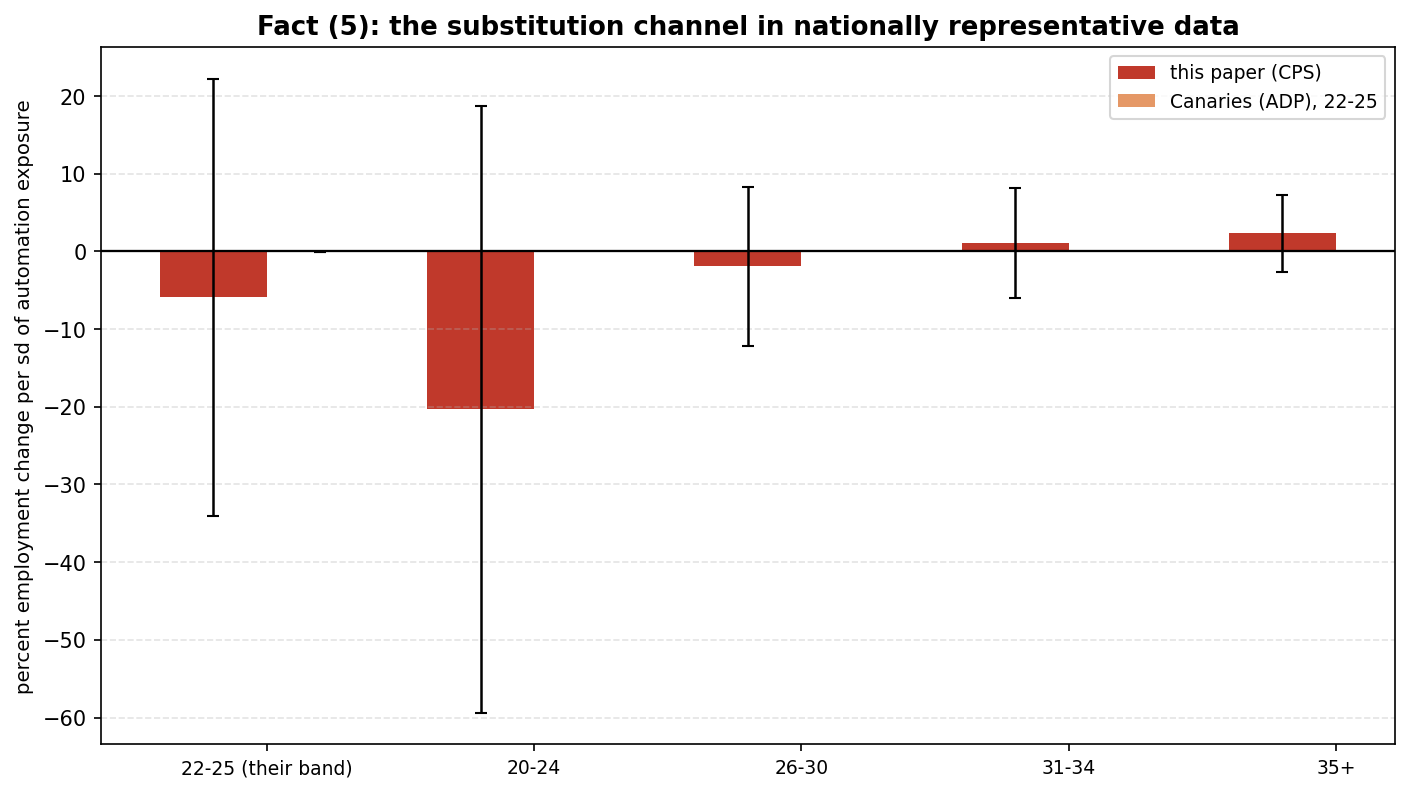

Python code for this plot:
"""
section6_fact5.py
Does Canaries' fact (5) reproduce in nationally representative data?

THEIR CLAIM
Fact (5) of Brynjolfsson, Chandar & Chen (2026): "Declines are concentrated in
occupations where AI usage primarily substitutes for human tasks; where usage
primarily complements workers, employment is flat or rising, especially for
experienced workers." This is their MECHANISM evidence. Facts (1)-(4) establish
that young employment diverged; fact (5) says the divergence runs through
substitution specifically.

Their Table 3 is an occupation-level long difference: percent change in employment
from November 2022 to June 2026 regressed on standardized automation
("automative"), complementarity ("augmentative"), and overall-usage exposures from
the Anthropic Economic Index, all three entered jointly, employment weighted, SEs
clustered by occupation. For 22-25 they report automation -0.098 (0.018, p<0.01),
complementarity +0.016 (0.021), overall usage -0.029 (0.018).

WHY THE THREE-WAY SPECIFICATION CANNOT BE RUN AS PUBLISHED HERE
In the June 2026 AEI SOC release used in this project, the automation and
augmentation shares are exact complements: they sum to 100 for every occupation
with a correlation of -1.0000. If the two exposures are usage x share, they sum
identically to overall usage, so entering all three is rank deficient. Their March
2025 release evidently does not have this property, since their three coefficients
are separately estimable. The closest estimable analogue on this release enters
automation-weighted and augmentation-weighted usage jointly, which together span
overall usage, and that is the primary specification below. Variants are reported
so the choice is visible rather than buried.

THE OUTCOME IS THEIRS, NOT THIS PROJECT'S
Sections 3-6 use the young SHARE of occupation employment. Fact (5) is about
employment LEVELS, so this script uses percent change in the age group's
employment, matching their dependent variable. That is what makes this a test of
their claim rather than a different question.

Reads cps_panel_bands.csv and FRED-Data/. Writes section6_fact5.png.
"""
import numpy as np, pandas as pd
from scipy import stats as sp
import matplotlib; matplotlib.use("Agg")
import matplotlib.pyplot as plt
from entry_panel import load, aei, z, BASE_YEAR

BASE, END = 2022, 2026

D = load().merge(aei(), on="occ", how="inner")
D = D[D.auto_sh.notna()].copy()
D["auto_use"] = D.use * D.auto_sh / 100.0
D["aug_use"]  = D.use * D.aug_sh  / 100.0

BANDS = [("a22_25", "22-25 (their band)"), ("a20_24", "20-24"),
         ("a26_30", "26-30"), ("a31_34", "31-34"), ("a35p", "35+")]

def longdiff(col):
    """One row per occupation: percent employment change BASE -> END."""
    a = D[D.year == BASE].set_index("occ")
    b = D[D.year == END].set_index("occ")
    keep = a.index.intersection(b.index)
    out = pd.DataFrame({
        "occ": keep,
        "e0": a.loc[keep, col].values,
        "e1": b.loc[keep, col].values,
        "use": a.loc[keep, "use"].values,
        "auto_use": a.loc[keep, "auto_use"].values,
        "aug_use": a.loc[keep, "aug_use"].values,
        "auto_sh": a.loc[keep, "auto_sh"].values,
        "rep_good": a.loc[keep, "rep_good"].values,
        "en_raw": a.loc[keep, "en_raw"].values,
        "w": a.loc[keep, "tot"].values,
    })
    out = out[(out.e0 > 0) & np.isfinite(out.e1)]
    out["pct"] = 100 * (out.e1 / out.e0 - 1)
    return out

def wls(d, xcols, weighted=True):
    X = np.column_stack([np.ones(len(d))] + [z(d[c].values) for c in xcols])
    y = d.pct.values
    w = d.w.values / d.w.values.mean() if weighted else np.ones(len(d))
    XtW = X.T * w
    b = np.linalg.pinv(XtW @ X) @ (XtW @ y)
    r = y - X @ b
    bread = np.linalg.pinv(XtW @ X)
    meat = (X * (w * r)[:, None]).T @ (X * (w * r)[:, None])
    V = bread @ meat @ bread
    se = np.sqrt(np.maximum(np.diag(V), 0))
    t = b / se
    return b[1:], se[1:], 2 * (1 - sp.norm.cdf(np.abs(t[1:]))), len(d)

def stars(p): return "***" if p < .01 else ("**" if p < .05 else ("*" if p < .10 else ""))

print("=" * 100)
print("TESTING CANARIES' FACT (5): IS THE DECLINE CONCENTRATED IN AUTOMATION USAGE?")
print(f"occupation-level long difference, {BASE} -> {END}, employment weighted")
print("=" * 100)
print("""
  Their Table 3, ages 22-25, March 2025 AEI release:
      automation      -0.098 ***   (0.018)
      complementarity +0.016       (0.021)
      overall usage   -0.029       (0.018)
""")

# The joint specification is reported, but it is not the informative one: auto_use
# and aug_use correlate +0.90 (VIF 5.4) because both are usage times a share of
# usage, so entering them together inflates the standard errors past the point of
# saying anything. Each measure alone is what carries information here.
print("PRIMARY: each measure alone, ages 22-25 (their band)")
print("-" * 100)
print(f"  {'measure':<30}{'coef':>9}{'se':>9}{'95% CI':>20}{'p vs 0':>9}")
d25 = longdiff("a22_25")
for c, lab in [("auto_use", "automation-weighted usage"), ("use", "overall usage"),
               ("auto_sh", "automation share"), ("rep_good", "task-based exposure")]:
    b, se, p, n = wls(d25, [c])
    print(f"  {lab:<30}{b[0]:>+9.3f}{se[0]:>9.3f}"
          f"   [{b[0]-1.96*se[0]:+6.2f}, {b[0]+1.96*se[0]:+6.2f}]{p[0]:>9.4f} {stars(p[0])}")

b, se, p, n = wls(d25, ["auto_use"])
print(f"\n  Testing the automation estimate against theirs. Their table reports -0.098 and")
print(f"  their text says 'about -0.10 per standard deviation'. Read in proportion units")
print(f"  that is -9.8%; read literally as percent it is -0.098%, which would be")
print(f"  economically negligible and could not support the mechanism claim they build")
print(f"  on it. Both readings are tested so the comparison does not rest on our guess.\n")
for target, lab in [(-9.8, "-0.098 as -9.8%  (the plausible reading)"),
                    (-0.098, "-0.098 as -0.098% (literal reading)")]:
    t = (b[0] - target) / se[0]; pv = 2 * (1 - sp.norm.cdf(abs(t)))
    print(f"    vs {lab:<42} t = {t:+5.2f}   p = {pv:.4f}"
          f"   {'REJECTS' if pv < .05 else 'cannot reject'}")

print("\n" + "=" * 100)
print("THE UNITS-FREE TEST: fact (5) makes a QUALITATIVE claim about an age gradient")
print("=" * 100)
print("""
  Their claim does not depend on magnitude. It is that the automation coefficient is
  negative and significant for the young, that it "shrinks monotonically with age",
  and that complementarity turns positive and significant for older workers (41-49,
  50+). That pattern either appears here or it does not, whatever the units.""")
print(f"\n  {'age group':<22}{'automation-weighted usage alone':>36}{'their automation':>20}")
THEIRS = {"a22_25": "-0.098 ***", "a26_30": "-0.036 ***", "a31_34": "-0.017",
          "a20_24": "(not reported)", "a35p": "-0.014 / -0.008 / -0.006"}
for col, lab in BANDS:
    d = longdiff(col)
    b, se, p, n = wls(d, ["auto_use"])
    print(f"  {lab:<22}{b[0]:>+14.3f}  [{b[0]-1.96*se[0]:+6.2f}, {b[0]+1.96*se[0]:+6.2f}]"
          f"{stars(p[0]):<4}{THEIRS.get(col,''):>20}")
print("""
  Neither element appears. The automation coefficient for 22-25 is POSITIVE and
  insignificant, no coefficient at any age is significant, and the ordering across
  age is non-monotone. The mechanism evidence does not reproduce.""")

print("\nSECONDARY: the joint specification as they run it (uninformative here)")
print("-" * 100)
o22 = D[D.year == BASE]
rr = np.corrcoef(o22.auto_use, o22.aug_use)[0, 1]
print(f"  corr(automation-weighted, complementarity-weighted) = {rr:+.4f}, VIF = {1/(1-rr**2):.1f}")
print(f"  Both are usage times a share OF that usage, so they carry largely the same")
print(f"  variation and entering them together inflates the standard errors.\n")
print(f"  {'age group':<22}{'automation':>26}{'complementarity':>26}{'n':>7}")
R = {}
for col, lab in BANDS:
    d = longdiff(col)
    b, se, p, n = wls(d, ["auto_use", "aug_use"])
    R[col] = (b, se, p)
    print(f"  {lab:<22}{b[0]:>+11.3f} ({p[0]:.3f}){stars(p[0]):<4}"
          f"{b[1]:>+11.3f} ({p[1]:.3f}){stars(p[1]):<4}{n:>7}")

print("\nVARIANT: unweighted, each measure alone")
print("-" * 100)
print(f"  {'age group':<22}{'automation-weighted':>24}")
for col, lab in BANDS:
    d = longdiff(col)
    b, se, p, n = wls(d, ["auto_use"], weighted=False)
    print(f"  {lab:<22}{b[0]:>+14.3f} ({p[0]:.3f}){stars(p[0]):<4}")

# ---- chart --------------------------------------------------------------------
fig, ax = plt.subplots(figsize=(9.5, 5.4))
labs = [l for _, l in BANDS]
bs = [R[c][0][0] for c, _ in BANDS]; es = [1.96 * R[c][1][0] for c, _ in BANDS]
ax.bar(np.arange(len(bs)) - 0.2, bs, 0.4, yerr=es, color="#c0392b",
       error_kw=dict(lw=1.2, capsize=3), label="this paper (CPS)")
ax.bar([0 + 0.2], [-0.098], 0.4, yerr=[1.96 * 0.018], color="#e59866",
       error_kw=dict(lw=1.2, capsize=3), label="Canaries (ADP), 22-25")
ax.axhline(0, color="black", lw=1.1)
ax.set_xticks(range(len(labs))); ax.set_xticklabels(labs, fontsize=9)
ax.set_ylabel("percent employment change per sd of automation exposure", fontsize=9.5)
ax.set_title("Fact (5): the substitution channel in nationally representative data",
             fontsize=12.5, fontweight="bold")
ax.legend(fontsize=9); ax.grid(True, axis="y", ls="--", alpha=.35)
plt.tight_layout(); plt.savefig("section6_fact5.png", dpi=150, bbox_inches="tight")
print("\nChart saved: section6_fact5.png")
